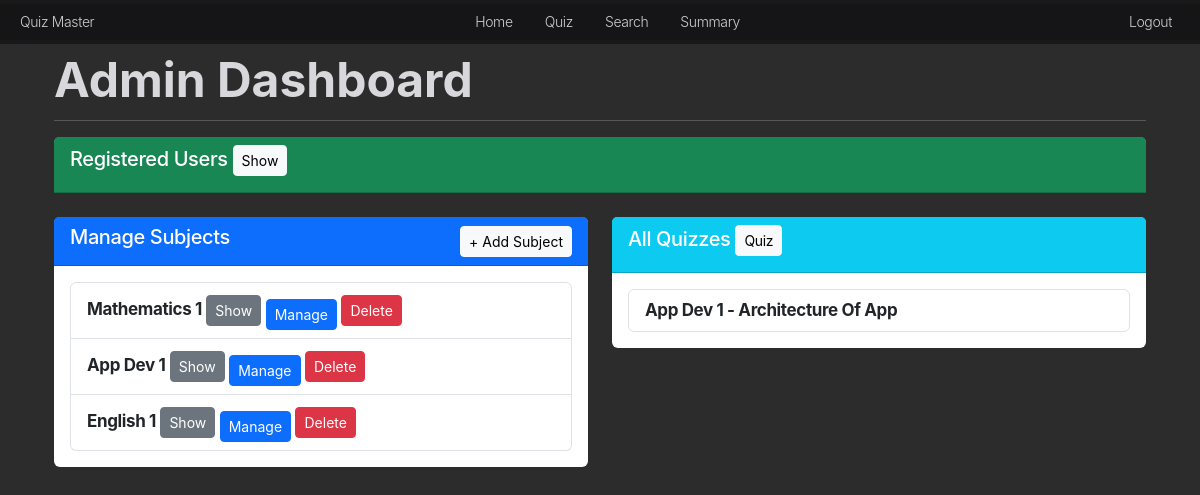
The page /admin/dashboard (signed in) on the database as committed earlier.
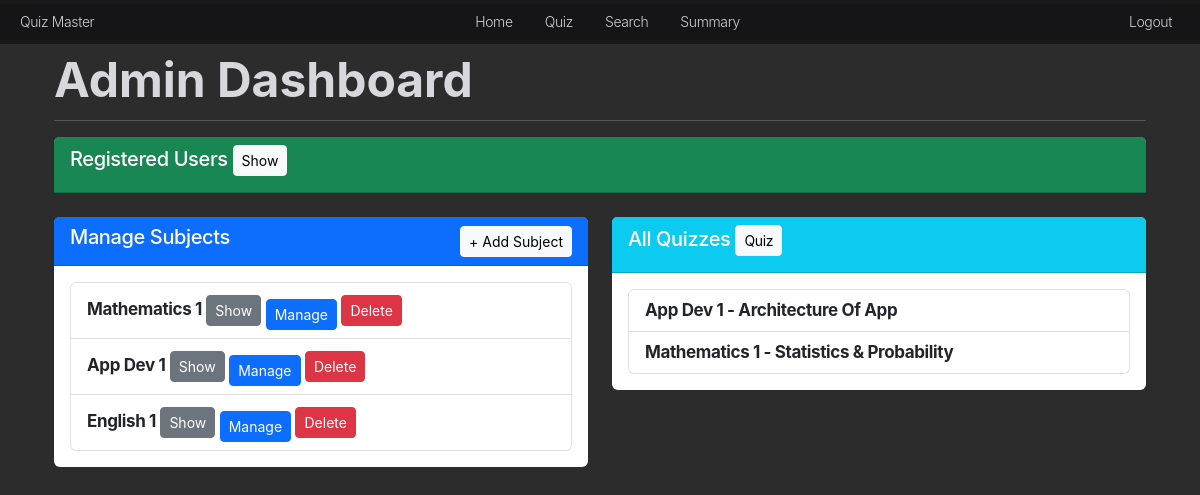
The same page on the database as committed later.
### models.py (models this page shows, shortened)
class Subject(db.Model):
    id = db.Column(db.Integer, primary_key=True)
    name = db.Column(db.String(100), unique=True, nullable=False)
    description = db.Column(db.Text, nullable=True)

class Quiz(db.Model):
    id = db.Column(db.Integer, primary_key=True)
    chapter_id = db.Column(db.Integer, db.ForeignKey('chapter.id'), nullable=False)
    date_of_quiz = db.Column(db.Date, nullable=False, default=datetime.utcnow)
    time_duration = db.Column(db.String(5), nullable=False)  # Format HH:MM
    remarks = db.Column(db.Text, nullable=True)
    chapter = db.relationship('Chapter', backref=db.backref('quizzes', lazy=True))

class Chapter(db.Model):
    id = db.Column(db.Integer, primary_key=True)
    name = db.Column(db.String(100), nullable=False)
    description = db.Column(db.Text, nullable=True)
    subject_id = db.Column(db.Integer, db.ForeignKey('subject.id'), nullable=False)
    subject = db.relationship('Subject', backref=db.backref('chapters', lazy=True))

### routes.py (the view)
@main.route('/admin/dashboard')
@login_required
def admin_dashboard():
    if session.get('user_role') != 'admin':
        flash("Access denied.", "danger")
        return redirect(url_for('main.home'))
    current_user = get_current_user()
    subjects = Subject.query.all()
    quizzes = Quiz.query.all()
    users = User.query.filter_by(is_admin=False).all()
    return render_template('admin_dashboard.html', quizzes=quizzes, subjects=subjects, users=users, current_user=current_user)

### routes.py (called while the page is built)
def login_required(f):
    @wraps(f)
    def decorated_function(*args, **kwargs):
        if 'user_id' not in session:
            flash("Please log in to access this page.", "danger")
            return redirect(url_for('auth.login'))
        return f(*args, **kwargs)
    return decorated_function

def get_current_user():
    if 'user_id' in session:
        return User.query.get(session['user_id'])
    return None

### templates/admin_dashboard.html (shortened to what this page needs)
{% extends "base.html" %}
{% block content %}
<div class="container">
    <h2 class="mt-4">Admin Dashboard</h2>
    <hr>
    <div class="card mb-4">
        <div class="card-header bg-success text-white">
            <h5>Registered Users
                <button onclick="toggleUsers()" class="btn btn-light btn-sm">Show</button>
            </h5>
        </div>
    </div>
    <div class="row">
        <div class="col-md-6">
            <div class="card mb-4">
                <div class="card-header bg-primary text-white d-flex justify-content-between align-items-center">
                    <h5>Manage Subjects</h5>
                    <button class="btn btn-light btn-sm" onclick="openSubjectModal()">+ Add Subject</button>
                </div>
                <div class="card-body">
                    <ul class="list-group">
                        {% for subject in subjects %}
                            <li class="list-group-item">
                                <strong>{{ subject.name }}</strong>
                                <button class="btn btn-sm btn-secondary" onclick="toggleChapters('{{ subject.id }}')">Show</button>
                                <button class="btn btn-primary btn-sm mt-2" onclick="openManageModal('{{ subject.id }}', '{{ subject.name }}')">Manage</button>
                                <button class="btn btn-danger btn-sm" onclick="deleteSubject({{ subject.id }})">Delete</button>
                            </li>
                        {% endfor %}
                    </ul>
                </div>
            </div>
        </div>
        <div class="col-md-6">
            <div class="card mb-4">
                <div class="card-header bg-info text-white">
                    <h5>All Quizzes <a class="btn btn-light btn-sm" href="{{ url_for('main.quiz_management') }}"> Quiz</a></h5>
                </div>
                <div class="card-body">
                    <ul class="list-group">
                        {% for quiz in quizzes %}
                            <li class="list-group-item">
                                <strong>{{ quiz.chapter.subject.name }} - {{ quiz.chapter.name }}</strong>
                            </li>
                        {% endfor %}
                    </ul>
                </div>
            </div>
        </div>
    </div>
</div>
{% endblock %}

Rows that differ between the two databases and show on the page:
added Quiz: chapter.subject.name "Mathematics 1", chapter.name "Statistics & Probability"
